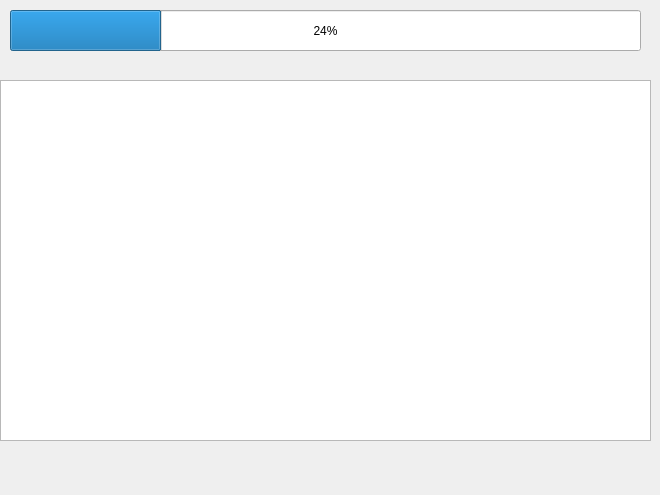
<?xml version="1.0" encoding="UTF-8"?>
<ui version="4.0">
 <class>Form</class>
 <widget class="QWidget" name="Form">
  <property name="geometry">
   <rect>
    <x>0</x>
    <y>0</y>
    <width>660</width>
    <height>495</height>
   </rect>
  </property>
  <property name="windowTitle">
   <string>Form</string>
  </property>
  <widget class="QTextBrowser" name="textBrowser">
   <property name="geometry">
    <rect>
     <x>0</x>
     <y>80</y>
     <width>651</width>
     <height>361</height>
    </rect>
   </property>
  </widget>
  <widget class="QProgressBar" name="progressBar">
   <property name="geometry">
    <rect>
     <x>10</x>
     <y>10</y>
     <width>631</width>
     <height>41</height>
    </rect>
   </property>
   <property name="value">
    <number>24</number>
   </property>
  </widget>
 </widget>
 <resources/>
 <connections/>
</ui>
